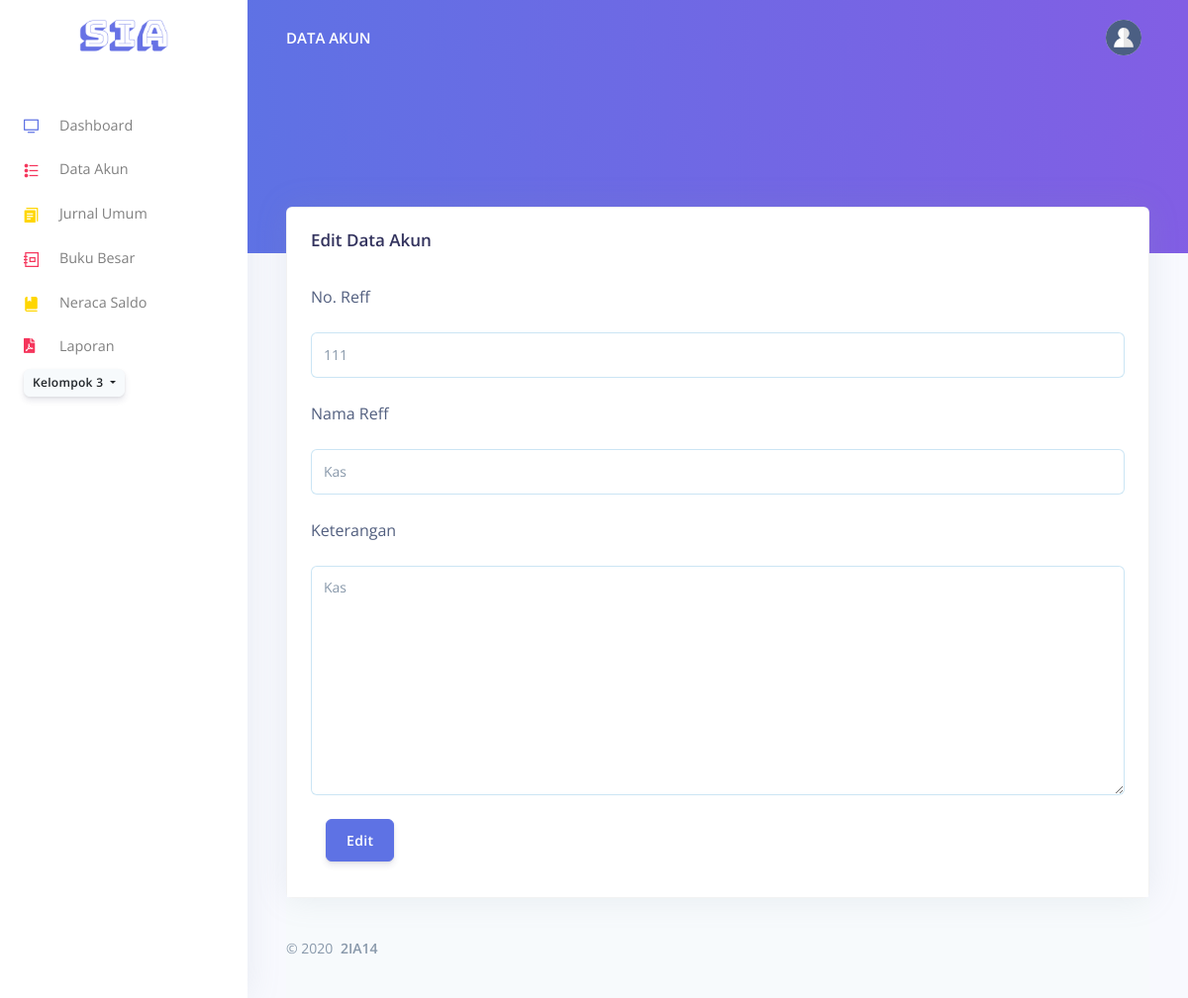
The app's page /data_akun/edit/111 with its own data.
### tables this page shows
CREATE TABLE `akun` (
  `no_reff` int(11) NOT NULL,
  `id_user` int(11) NOT NULL,
  `nama_reff` varchar(40) NOT NULL,
  `keterangan` varchar(40) NOT NULL
);

### application/views/template.php (called while the page is built, shortened)
<?php
$this->load->view('template/header');
$this->load->view($content);

### application/controllers/User.php (called while the page is built, shortened)
<?php
class User extends CI_Controller{
    public function __construct(){
        $this->load->helper(['url','form','sia','tgl_indo']);
        $this->load->library(['session','form_validation']);
        $this->load->model('Akun_model','akun',true);
        $this->load->model('Jurnal_model','jurnal',true);
        $this->load->model('User_model','user',true);
    }
    public function editAkun($no_reff = null){
        $title = 'Edit';
        $action = 'data_akun/edit/'.$no_reff;
        if(!$_POST){
            $data = (object) $this->akun->getAkunByNo($no_reff);
        }else{
            $data = (object) $this->input->post(null,true);
        }
        if(!$this->akun->validate()){
            $this->load->view('template',compact('content','title','action','data','titleTag'));
            return;
        }
        $this->akun->updateAkun($no_reff,$data);
    }
}

### index.php (called while the page is built, shortened)
<?php
require_once BASEPATH.'core/CodeIgniter.php';

### application/models/Akun_model.php (called while the page is built, shortened)
<?php
class Akun_model extends CI_Model{
    private $table = 'akun';
    public function getAkunByNo($noReff){
        return $this->db->where('no_reff',$noReff)->get($this->table)->row();
    }
}

### application/views/user/form_akun.php (the view, shortened to what this page needs)
<div class="main-content">
  <nav class="navbar navbar-top navbar-expand-md navbar-dark" id="navbar-main">
    <div class="container-fluid">
      <a class="h4 mb-0 text-white text-uppercase d-none d-lg-inline-block" href="./index.html">Data Akun</a>
      <ul class="navbar-nav align-items-center d-none d-md-flex">
        <li class="nav-item dropdown">
          <a class="nav-link pr-0" href="#" role="button" data-toggle="dropdown" aria-haspopup="true" aria-expanded="false">
            <div class="media align-items-center">
              <span class="avatar avatar-sm rounded-circle">
                <img alt="Image placeholder" src="<?= base_url('assets/img/theme/team-4-800x800.jpg') ?>">
              </span>
            </div>
          </a>
        </li>
      </ul>
    </div>
  </nav>
  <div class="header bg-gradient-primary pb-8 pt-5 pt-md-8">
  </div>
  <div class="container-fluid mt--7">
    <div class="row">
      <div class="col-xl-8 mb-5 mb-xl-0">
      </div>
    </div>
    <div class="row mt-5">
      <div class="col mb-5 mb-xl-0">
        <div class="card shadow">
          <div class="card-header border-0">
            <div class="row align-items-center">
              <div class="col">
                <h3 class="mb-3"><?= $title ?> Data Akun</h3>
              </div>
              <div class="col-12 my-3">
                <form action="<?= base_url($action) ?>" method="post">
                    <div class="form-group">
                      <label for="no_ref">No. Reff</label>
                      <input type="text" name="no_reff" class="form-control mb-3" id="no_reff" value="<?= $data->no_reff ?>">
                    </div>
                    <div class="form-group">
                      <label for="nama">Nama Reff</label>
                      <input type="text" name="nama_reff" class="form-control mb-3" id="nama" value="<?= $data->nama_reff ?>">
                    </div>
                    <div class="form-group">
                      <label for="keterangan">Keterangan</label>
                      <textarea name="keterangan" id="keterangan" cols="30" rows="10" class="form-control mb-3"><?= $data->keterangan ?></textarea>
                    </div>
                    <div class="col-12 mt-4">
                      <button type="submit" class="btn-primary btn" id="button_akun"><?= $title ?></button>
                    </div>
                  </form>
              </div>
            </div>
          </div>
        </div>
      </div>
    </div>

### records on screen
akun: no_reff "111", nama_reff "Kas", keterangan "Kas"

### other values on screen
$title "Edit"
